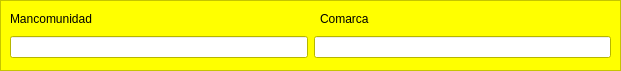
  <widget class="QFrame" name="frame_5">
   <property name="geometry">
    <rect>
     <x>10</x>
     <y>400</y>
     <width>621</width>
     <height>71</height>
    </rect>
   </property>
   <property name="palette">
    <palette>
     <active>
      <colorrole role="WindowText">
       <brush brushstyle="SolidPattern">
        <color alpha="255">
         <red>0</red>
         <green>0</green>
         <blue>0</blue>
        </color>
       </brush>
      </colorrole>
      <colorrole role="Button">
       <brush brushstyle="SolidPattern">
        <color alpha="255">
         <red>255</red>
         <green>255</green>
         <blue>0</blue>
        </color>
       </brush>
      </colorrole>
      <colorrole role="Light">
       <brush brushstyle="SolidPattern">
        <color alpha="255">
         <red>255</red>
         <green>255</green>
         <blue>127</blue>
        </color>
       </brush>
      </colorrole>
      <colorrole role="Midlight">
       <brush brushstyle="SolidPattern">
        <color alpha="255">
         <red>255</red>
         <green>255</green>
         <blue>63</blue>
        </color>
       </brush>
      </colorrole>
      <colorrole role="Dark">
       <brush brushstyle="SolidPattern">
        <color alpha="255">
         <red>127</red>
         <green>127</green>
         <blue>0</blue>
        </color>
       </brush>
      </colorrole>
      <colorrole role="Mid">
       <brush brushstyle="SolidPattern">
        <color alpha="255">
         <red>170</red>
         <green>170</green>
         <blue>0</blue>
        </color>
       </brush>
      </colorrole>
      <colorrole role="Text">
       <brush brushstyle="SolidPattern">
        <color alpha="255">
         <red>0</red>
         <green>0</green>
         <blue>0</blue>
        </color>
       </brush>
      </colorrole>
      <colorrole role="BrightText">
       <brush brushstyle="SolidPattern">
        <color alpha="255">
         <red>255</red>
         <green>255</green>
         <blue>255</blue>
        </color>
       </brush>
      </colorrole>
      <colorrole role="ButtonText">
       <brush brushstyle="SolidPattern">
        <color alpha="255">
         <red>0</red>
         <green>0</green>
         <blue>0</blue>
        </color>
       </brush>
      </colorrole>
      <colorrole role="Base">
       <brush brushstyle="SolidPattern">
        <color alpha="255">
         <red>255</red>
         <green>255</green>
         <blue>255</blue>
        </color>
       </brush>
      </colorrole>
      <colorrole role="Window">
       <brush brushstyle="SolidPattern">
        <color alpha="255">
         <red>255</red>
         <green>255</green>
         <blue>0</blue>
        </color>
       </brush>
      </colorrole>
      <colorrole role="Shadow">
       <brush brushstyle="SolidPattern">
        <color alpha="255">
         <red>0</red>
         <green>0</green>
         <blue>0</blue>
        </color>
       </brush>
      </colorrole>
      <colorrole role="AlternateBase">
       <brush brushstyle="SolidPattern">
        <color alpha="255">
         <red>255</red>
         <green>255</green>
         <blue>127</blue>
        </color>
       </brush>
      </colorrole>
      <colorrole role="ToolTipBase">
       <brush brushstyle="SolidPattern">
        <color alpha="255">
         <red>255</red>
         <green>255</green>
         <blue>220</blue>
        </color>
       </brush>
      </colorrole>
      <colorrole role="ToolTipText">
       <brush brushstyle="SolidPattern">
        <color alpha="255">
         <red>0</red>
         <green>0</green>
         <blue>0</blue>
        </color>
       </brush>
      </colorrole>
     </active>
     <inactive>
      <colorrole role="WindowText">
       <brush brushstyle="SolidPattern">
        <color alpha="255">
         <red>0</red>
         <green>0</green>
         <blue>0</blue>
        </color>
       </brush>
      </colorrole>
      <colorrole role="Button">
       <brush brushstyle="SolidPattern">
        <color alpha="255">
         <red>255</red>
         <green>255</green>
         <blue>0</blue>
        </color>
       </brush>
      </colorrole>
      <colorrole role="Light">
       <brush brushstyle="SolidPattern">
        <color alpha="255">
         <red>255</red>
         <green>255</green>
         <blue>127</blue>
        </color>
       </brush>
      </colorrole>
      <colorrole role="Midlight">
       <brush brushstyle="SolidPattern">
        <color alpha="255">
         <red>255</red>
         <green>255</green>
         <blue>63</blue>
        </color>
       </brush>
      </colorrole>
      <colorrole role="Dark">
       <brush brushstyle="SolidPattern">
        <color alpha="255">
         <red>127</red>
         <green>127</green>
         <blue>0</blue>
        </color>
       </brush>
      </colorrole>
      <colorrole role="Mid">
       <brush brushstyle="SolidPattern">
        <color alpha="255">
         <red>170</red>
         <green>170</green>
         <blue>0</blue>
        </color>
       </brush>
      </colorrole>
      <colorrole role="Text">
       <brush brushstyle="SolidPattern">
        <color alpha="255">
         <red>0</red>
         <green>0</green>
         <blue>0</blue>
        </color>
       </brush>
      </colorrole>
      <colorrole role="BrightText">
       <brush brushstyle="SolidPattern">
        <color alpha="255">
         <red>255</red>
         <green>255</green>
         <blue>255</blue>
        </color>
       </brush>
      </colorrole>
      <colorrole role="ButtonText">
       <brush brushstyle="SolidPattern">
        <color alpha="255">
         <red>0</red>
         <green>0</green>
         <blue>0</blue>
        </color>
       </brush>
      </colorrole>
      <colorrole role="Base">
       <brush brushstyle="SolidPattern">
        <color alpha="255">
         <red>255</red>
         <green>255</green>
         <blue>255</blue>
        </color>
       </brush>
      </colorrole>
      <colorrole role="Window">
       <brush brushstyle="SolidPattern">
        <color alpha="255">
         <red>255</red>
         <green>255</green>
         <blue>0</blue>
        </color>
       </brush>
      </colorrole>
      <colorrole role="Shadow">
       <brush brushstyle="SolidPattern">
        <color alpha="255">
         <red>0</red>
         <green>0</green>
         <blue>0</blue>
        </color>
       </brush>
      </colorrole>
      <colorrole role="AlternateBase">
       <brush brushstyle="SolidPattern">
        <color alpha="255">
         <red>255</red>
         <green>255</green>
         <blue>127</blue>
        </color>
       </brush>
      </colorrole>
      <colorrole role="ToolTipBase">
       <brush brushstyle="SolidPattern">
        <color alpha="255">
         <red>255</red>
         <green>255</green>
         <blue>220</blue>
        </color>
       </brush>
      </colorrole>
      <colorrole role="ToolTipText">
       <brush brushstyle="SolidPattern">
        <color alpha="255">
         <red>0</red>
         <green>0</green>
         <blue>0</blue>
        </color>
       </brush>
      </colorrole>
     </inactive>
     <disabled>
      <colorrole role="WindowText">
       <brush brushstyle="SolidPattern">
        <color alpha="255">
         <red>127</red>
         <green>127</green>
         <blue>0</blue>
        </color>
       </brush>
      </colorrole>
      <colorrole role="Button">
       <brush brushstyle="SolidPattern">
        <color alpha="255">
         <red>255</red>
         <green>255</green>
         <blue>0</blue>
        </color>
       </brush>
      </colorrole>
      <colorrole role="Light">
       <brush brushstyle="SolidPattern">
        <color alpha="255">
         <red>255</red>
         <green>255</green>
         <blue>127</blue>
        </color>
       </brush>
      </colorrole>
      <colorrole role="Midlight">
       <brush brushstyle="SolidPattern">
        <color alpha="255">
         <red>255</red>
         <green>255</green>
         <blue>63</blue>
        </color>
       </brush>
      </colorrole>
      <colorrole role="Dark">
       <brush brushstyle="SolidPattern">
        <color alpha="255">
         <red>127</red>
         <green>127</green>
         <blue>0</blue>
        </color>
       </brush>
      </colorrole>
      <colorrole role="Mid">
       <brush brushstyle="SolidPattern">
        <color alpha="255">
         <red>170</red>
         <green>170</green>
         <blue>0</blue>
        </color>
       </brush>
      </colorrole>
      <colorrole role="Text">
       <brush brushstyle="SolidPattern">
        <color alpha="255">
         <red>127</red>
         <green>127</green>
         <blue>0</blue>
        </color>
       </brush>
      </colorrole>
      <colorrole role="BrightText">
       <brush brushstyle="SolidPattern">
        <color alpha="255">
         <red>255</red>
         <green>255</green>
         <blue>255</blue>
        </color>
       </brush>
      </colorrole>
      <colorrole role="ButtonText">
       <brush brushstyle="SolidPattern">
        <color alpha="255">
         <red>127</red>
         <green>127</green>
         <blue>0</blue>
        </color>
       </brush>
      </colorrole>
      <colorrole role="Base">
       <brush brushstyle="SolidPattern">
        <color alpha="255">
         <red>255</red>
         <green>255</green>
         <blue>0</blue>
        </color>
       </brush>
      </colorrole>
      <colorrole role="Window">
       <brush brushstyle="SolidPattern">
        <color alpha="255">
         <red>255</red>
         <green>255</green>
         <blue>0</blue>
        </color>
       </brush>
      </colorrole>
      <colorrole role="Shadow">
       <brush brushstyle="SolidPattern">
        <color alpha="255">
         <red>0</red>
         <green>0</green>
         <blue>0</blue>
        </color>
       </brush>
      </colorrole>
      <colorrole role="AlternateBase">
       <brush brushstyle="SolidPattern">
        <color alpha="255">
         <red>255</red>
         <green>255</green>
         <blue>0</blue>
        </color>
       </brush>
      </colorrole>
      <colorrole role="ToolTipBase">
       <brush brushstyle="SolidPattern">
        <color alpha="255">
         <red>255</red>
         <green>255</green>
         <blue>220</blue>
        </color>
       </brush>
      </colorrole>
      <colorrole role="ToolTipText">
       <brush brushstyle="SolidPattern">
        <color alpha="255">
         <red>0</red>
         <green>0</green>
         <blue>0</blue>
        </color>
       </brush>
      </colorrole>
     </disabled>
    </palette>
   </property>
   <property name="frameShape">
    <enum>QFrame::StyledPanel</enum>
   </property>
   <property name="frameShadow">
    <enum>QFrame::Raised</enum>
   </property>
   <widget class="QLabel" name="label_25">
    <property name="geometry">
     <rect>
      <x>10</x>
      <y>10</y>
      <width>141</width>
      <height>17</height>
     </rect>
    </property>
    <property name="text">
     <string>Mancomunidad</string>
    </property>
   </widget>
   <widget class="QLabel" name="label_26">
    <property name="geometry">
     <rect>
      <x>320</x>
      <y>10</y>
      <width>151</width>
      <height>17</height>
     </rect>
    </property>
    <property name="text">
     <string>Comarca</string>
    </property>
   </widget>
   <widget class="QWidget" name="layoutWidget">
    <property name="geometry">
     <rect>
      <x>10</x>
      <y>30</y>
      <width>601</width>
      <height>34</height>
     </rect>
    </property>
    <layout class="QHBoxLayout" name="horizontalLayout_2">
     <item>
      <widget class="QLineEdit" name="lineEdit_mancomunidad">
       <property name="readOnly">
        <bool>true</bool>
       </property>
      </widget>
     </item>
     <item>
      <widget class="QLineEdit" name="lineEdit_comarca">
       <property name="readOnly">
        <bool>true</bool>
       </property>
      </widget>
     </item>
    </layout>
   </widget>
  </widget>
